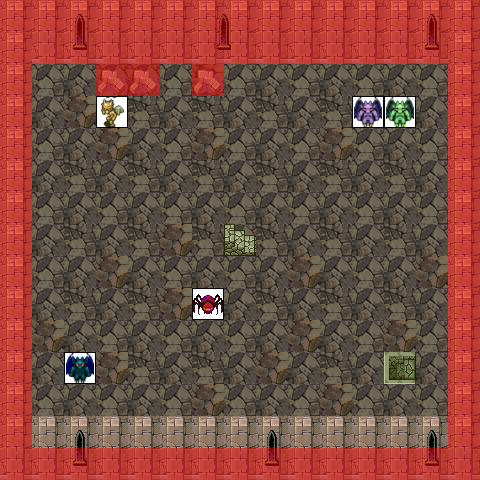

A level layout from a 2D game, rendered from its tile map. Below: a short description, then the map file with tile-grid data replaced by summaries:
An orthogonal 15x15 tile map with 32x32 px tiles, 8 tile layers (0_floor, 1_terrain, 2_object, 3_roof, ...), 7 tilesets.

<map version="1.2" tiledversion="1.2.2" orientation="orthogonal" renderorder="right-down" width="15" height="15" tilewidth="32" tileheight="32" infinite="0" nextlayerid="9" nextobjectid="1">
 <tileset firstgid="1" name="../../tileset/logic/collision.png" tilewidth="32" tileheight="32" tilecount="1" columns="1">
  <image source="../../tileset/logic/collision.png" width="32" height="32" />
 </tileset>
 <tileset firstgid="2" name="kafelki_kamienne_zwykle" tilewidth="32" tileheight="32" tilecount="6" columns="2">
  <image source="../../tileset/pol/domki/podloga/kafelki_kamienne_zwykle.png" width="64" height="96" />
 </tileset>
 <tileset firstgid="8" name="sciany_kamienne" tilewidth="32" tileheight="32" tilecount="30" columns="6">
  <image source="../../tileset/pol/domki/sciany_kamienne.png" width="192" height="160" />
 </tileset>
 <tileset firstgid="38" name="tower_stone_ucha" tilewidth="32" tileheight="32" tilecount="18" columns="9">
  <image source="../../tileset/pol/domki/okna/tower_stone_ucha.png" width="288" height="64" />
 </tileset>
 <tileset firstgid="56" name="green_stairs" tilewidth="32" tileheight="32" tilecount="4" columns="2">
  <image source="../../tileset/building/stairs/green_stairs.png" width="64" height="64" />
 </tileset>
 <tileset firstgid="60" name="gargoyle" tilewidth="32" tileheight="32" tilecount="4" columns="4">
  <image source="../../tileset/logic/creature/gargoyle.png" width="128" height="32" />
 </tileset>
 <tileset firstgid="64" name="spider" tilewidth="32" tileheight="32" tilecount="3" columns="3">
  <image source="../../tileset/logic/creature/spider.png" width="96" height="32" />
 </tileset>
 <layer id="1" name="0_floor" width="15" height="15">
  <data>[225 cells, 225 non-empty, 7 distinct tile ids]</data>
 </layer>
 <layer id="2" name="1_terrain" width="15" height="15">
  <data>[225 cells, 16 non-empty, 8 distinct tile ids]</data>
 </layer>
 <layer id="3" name="2_object" width="15" height="15">
  <data>[225 cells, 3 non-empty, 1 distinct tile ids]</data>
 </layer>
 <layer id="4" name="3_roof" width="15" height="15">
  <data>[225 cells, 13 non-empty, 1 distinct tile ids]</data>
 </layer>
 <layer id="5" name="4_roof_add" width="15" height="15">
  <data>[225 cells, 3 non-empty, 1 distinct tile ids]</data>
 </layer>
 <layer id="6" name="objects" width="15" height="15">
  <data>[225 cells, 5 non-empty, 5 distinct tile ids]</data>
 </layer>
 <layer id="7" name="collision" width="15" height="15" opacity="0.47">
  <data>[225 cells, 72 non-empty, 1 distinct tile ids]</data>
 </layer>
 <layer id="8" name="protection" width="15" height="15" opacity="0.43">
  <data>[225 cells, 0 non-empty, 0 distinct tile ids]</data>
 </layer>
</map>
